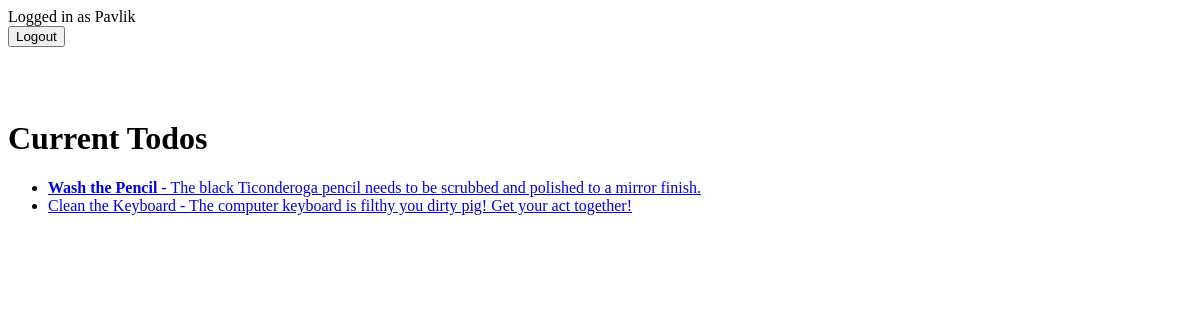
/current/ (signed in), run on an earlier commit of the app's database.
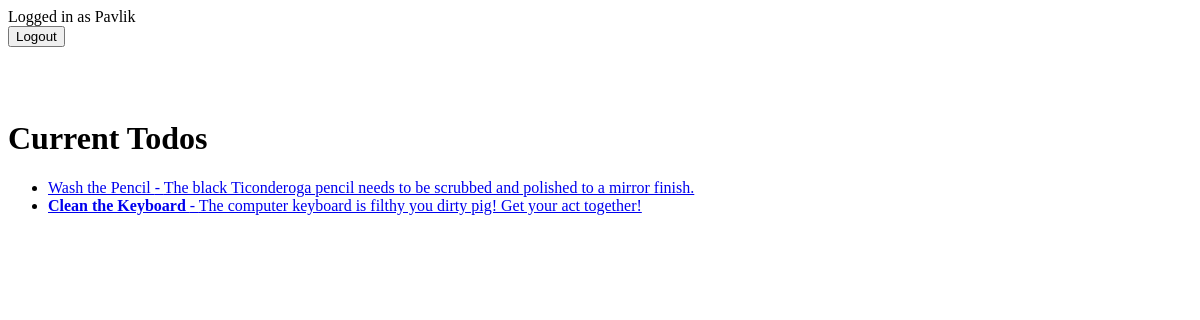
And on a later commit of the database.
### todo/models.py (models this page shows, shortened)
class Todo(models.Model):
    title = models.CharField(max_length=150)
    memo = models.TextField(max_length=500, blank=True)
    created = models.DateTimeField(auto_now_add=True)
    completed = models.DateTimeField(null=True, blank=True)
    important = models.BooleanField(default=False)
    user = models.ForeignKey(User, on_delete=models.CASCADE)

### todo/views.py (the view)
# urls.py: path('current/', views.currenttodos, name='currenttodos'),
def currenttodos(request):
    todos = Todo.objects.filter(user=request.user, completed__isnull=True)
    return render(request, 'todo/currenttodos.html', {'todos': todos})

### todo/templates/todo/currenttodos.html
{% extends 'todo/base.html' %}
{% block content %}
    <h1>Current Todos</h1>
    <ul>
        {% for todo in todos %}
            <li><a href="{% url 'viewtodo' todo.id %}">
                {% if todo.important %}<b>{% endif %}
                {{ todo.title }}
                {% if todo.important %}</b>{% endif %}
                {% if todo.memo %} - {{ todo.memo }}{% endif %}
            </a></li>
        {% endfor %}
    </ul>
{% endblock content %}

### todo/templates/todo/base.html (shortened to what this page needs)
{% if user.is_authenticated %}
    Logged in as {{ user.username }}
    <form action="{% url 'logoutuser' %}" method="POST">
        <button type="submit">Logout</button>
    </form>
{% else %}
    <a href="{% url 'signupuser' %}">Sign Up</a>
    <a href="{% url 'loginuser' %}">Login</a>
{% endif %}
{% block content %}{% endblock content %}

What changed in the data, as far as the page shows it:
changed Todo "Wash the Pencil": important True → False (drawn)
changed Todo "Clean the Keyboard": important False → True (drawn)
